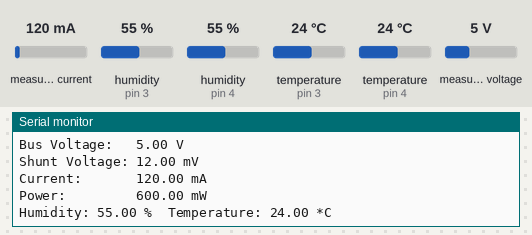
Recording of a sketch running on a simulated Arduino Uno, built with avr-gcc and run on an emulated ATmega328P. Shown: the last lines printed to the serial monitor. The test bench sets the inputs (shaded band); at power-on: measured current 120 mA, humidity (sensors on pin 4, pin 3) 55 %, temperature (sensors on pin 3, pin 4) 24 °C, measured voltage 5 V.

Above: at 1.2 s.
1.3 s: measured current set to 40 mA
At 2.1 s:
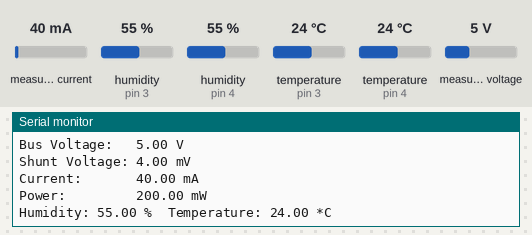
2.8 s: humidity (sensor on pin 4) set to 22 %
4.3 s: temperature (sensor on pin 3) set to 12 °C
At 4.7 s:
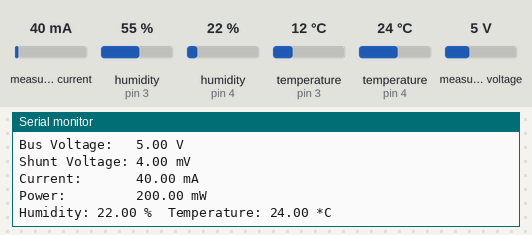
5.8 s: measured voltage set to 0.3 V
At 6.3 s:
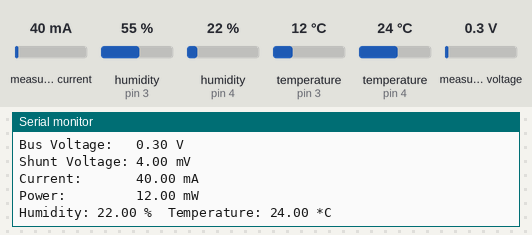
7.3 s: humidity (sensor on pin 4) set to 40 %
At 8.3 s:
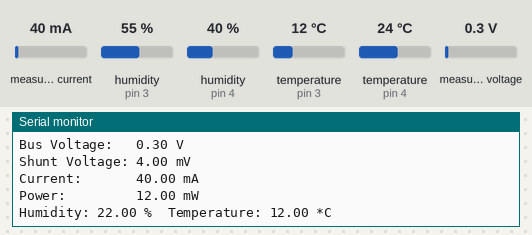
8.8 s: temperature (sensor on pin 3) set to 19 °C
At 10.5 s:
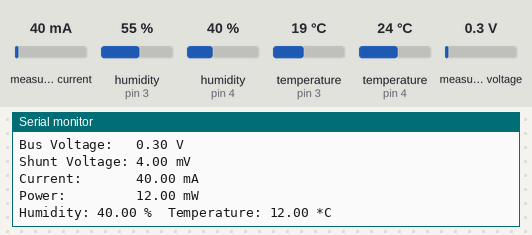
Timing chart, 0 to 11.3 s (numbered marks = the images above; inputs shaded):
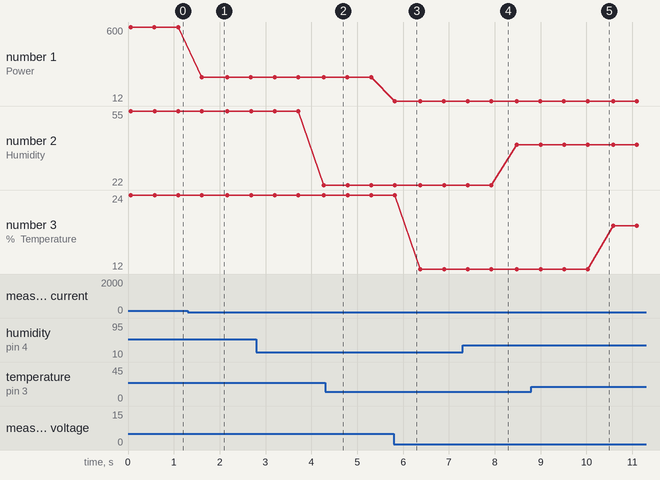

Measured:
- after the input at 1.3 s, the serial monitor: prints a new line after 0.30 s (image 1)
- after the input at 5.8 s, the serial monitor: prints a new line at once (image 3)
- plotted number 1: 600 → 200 after the input at 1.3 s
- plotted number 2: 55 → 22 after the input at 2.8 s
- plotted number 3: 12 → 19 after the input at 8.8 s

The sketch:

sensorData.ino
```cpp
// Author: Imaar Rathur
// Date: 24/09/2024
// I/O: I2C Data Stream, Sensor Data
// Source: https://www.ti.com/product/INA219, https://www.mouser.com/datasheet/2/758/DHT11-Technical-Data-Sheet-Translated-Version-1143054.pdf, https://reference.arduino.cc/reference/en/libraries/wifi/wificlient/

#include <Wire.h>
#include <Adafruit_INA219.h>
#include "DHT.h"

#define DHTTYPE DHT11 // DHT 11
#define DHTPIN1 4
#define DHTPIN2 3

Adafruit_INA219 ina219;
DHT dht1 = DHT(DHTPIN1, DHTTYPE);
DHT dht2 = DHT(DHTPIN2, DHTTYPE);

void setup(void) {
  Serial.begin(115200);
  dht1.begin();
  dht2.begin();
  while (!Serial) {
      // Wait for the serial connection
  }

  if (!ina219.begin()) {
      Serial.println("Failed to find INA219 chip");
      while (1) { delay(10); }
  }

  Serial.println("Measuring voltage and current...");
}

void loop(void) {
  float shuntvoltage = 0;
  float busvoltage = 0;
  float current_mA = 0;
  float power_mW = 0;

  shuntvoltage = ina219.getShuntVoltage_mV();
  busvoltage = ina219.getBusVoltage_V();
  current_mA = ina219.getCurrent_mA();
  power_mW = ina219.getPower_mW();
  float humidity = dht1.readHumidity();
  float temperature = dht2.readTemperature();


  Serial.print("Bus Voltage:   "); Serial.print(busvoltage); Serial.println(" V");
  Serial.print("Shunt Voltage: "); Serial.print(shuntvoltage); Serial.println(" mV");
  Serial.print("Current:       "); Serial.print(current_mA); Serial.println(" mA");
  Serial.print("Power:         "); Serial.print(power_mW); Serial.println(" mW");
  Serial.print("Humidity: ");
  Serial.print(humidity);
  Serial.print(" %\t");
  Serial.print("Temperature: ");
  Serial.print(temperature);
  Serial.println(" *C");
  Serial.println("");

  delay(500);  // Wait for 2 seconds before the next reading
}
```
